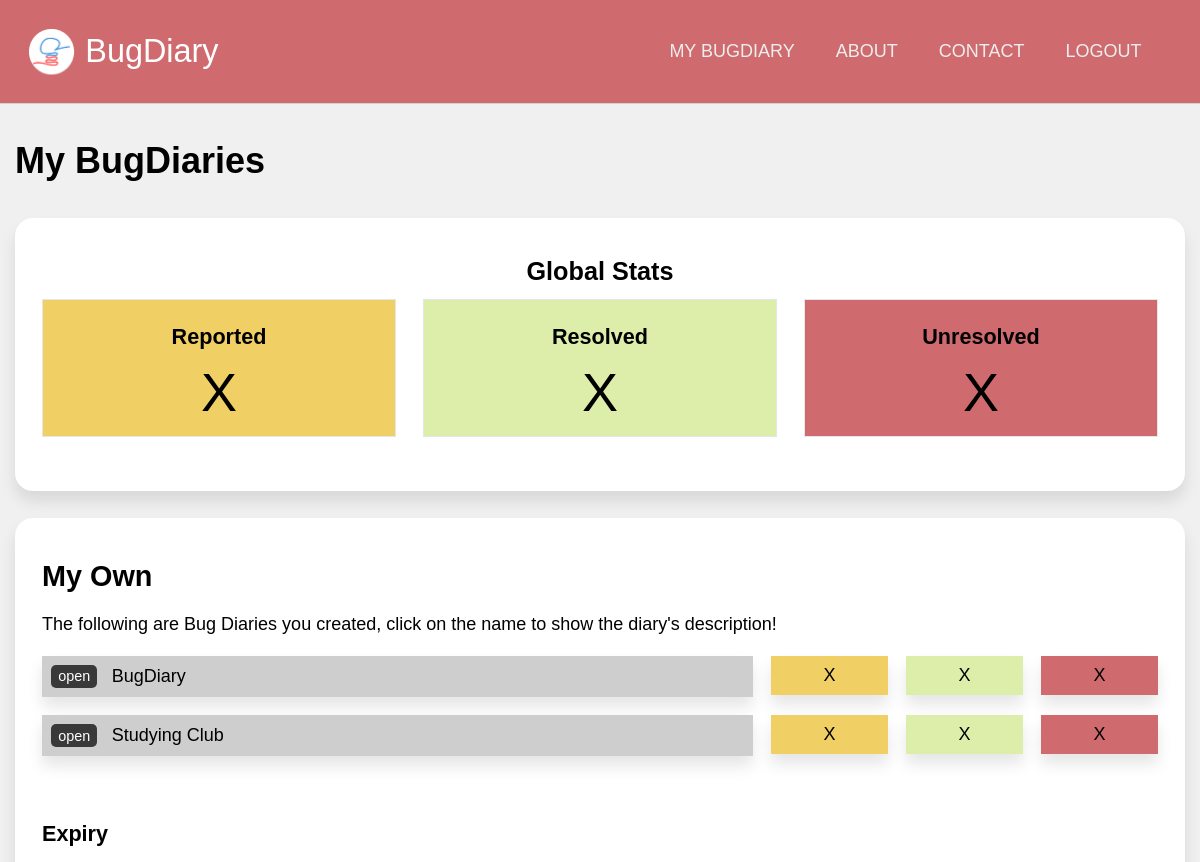
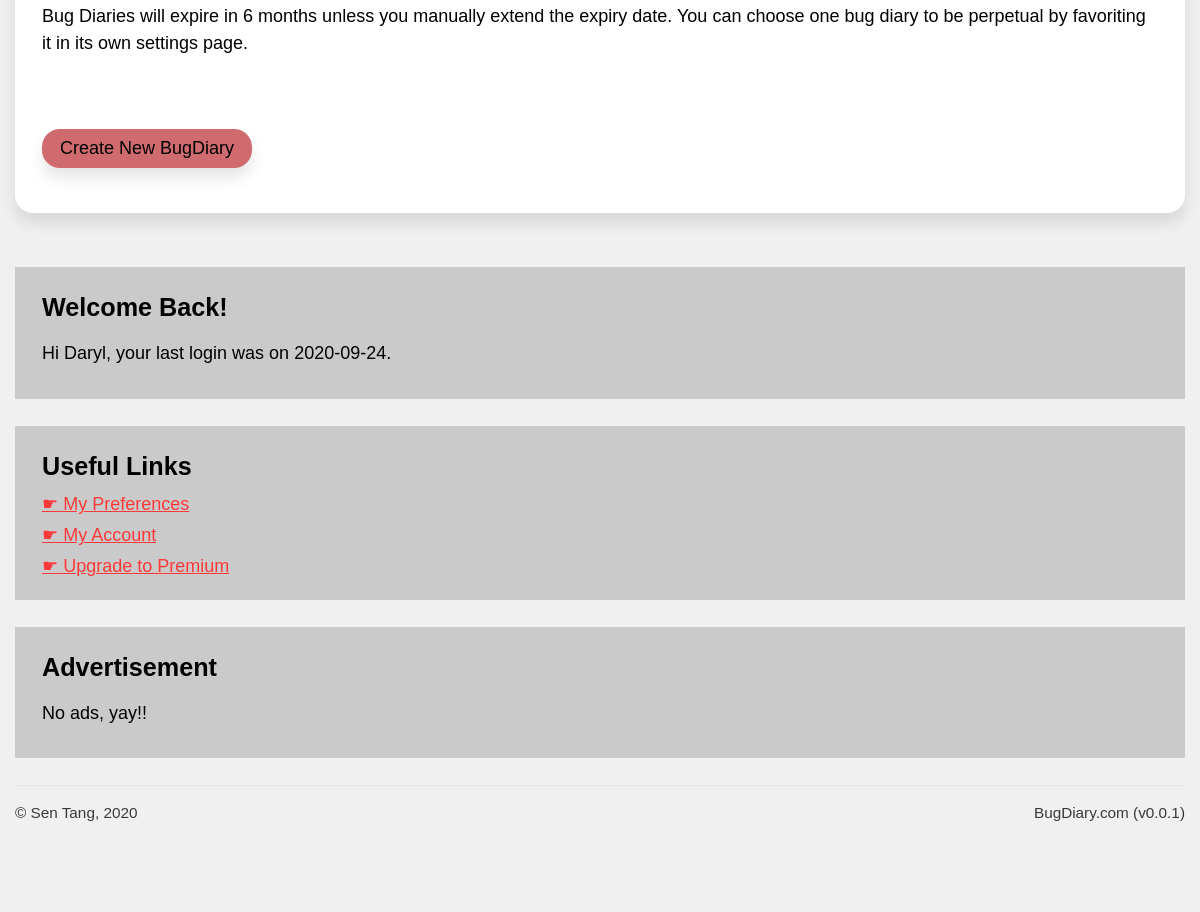
The app's page /users/dashboard (signed in) with its own data (2 pictures, top to bottom).
### application/models.py (models this page shows, shortened)
class Projects(db.Model):
    id  = db.Column(db.Integer, primary_key = True, nullable = False)
    url = db.Column(db.String(22), index = True, unique = True, nullable = False)
    name = db.Column(db.String(100), nullable = False)
    description = db.Column(db.Text, nullable = False)
    creation_date = db.Column(db.DateTime, index = True, nullable = False)
    expiry_date = db.Column(db.DateTime, index = True, nullable = False)
    status = db.Column(db.String(10), nullable = False)
    access_code = db.Column(db.String(50), nullable = True)
    owner = db.Column(db.Integer, db.ForeignKey('users.id')) #linked
    bugs = db.relationship('Bugs', backref = 'containing_project')
    locations = db.relationship('Project_bug_locations', backref = 'locations_in')
    types = db.relationship('Project_bug_types', backref = 'types_in')
    settings = db.relationship('Project_settings', backref = 'settings_for', uselist = False)
    blog_posts = db.relationship('Blog_posts', backref= 'post_target')

class Users(db.Model, UserMixin):
    id = db.Column(db.Integer, primary_key = True, nullable = False)
    display_name = db.Column(db.String(200), nullable = False)
    email = db.Column(db.String(200), index = True, unique = True, nullable = False)
    password = db.Column(db.String(200), nullable = False)
    bio = db.Column(db.Text, nullable = False)
    last_login = db.Column(db.DateTime, nullable = False)
    owned_projects = db.relationship('Projects', backref="project_owner")
    comments = db.relationship('Bug_comments', backref="comment_author")
    blog_posts = db.relationship('Blog_posts', backref="post_author")

### application/users/views.py (the view)
@users.route('/dashboard')
@login_required
def dashboard():
    return render_template('user_dash.html', user = current_user)

### application/models.py (called while the page is built)
@login_manager.user_loader
def load_user(user_id):
    return Users.query.get(user_id)

### application/users/templates/users/user_dash.html (shortened to what this page needs)
{% extends 'confined.html' %}
{% import 'macros.html' as macros %}
{% block main %}
<h1>My BugDiaries</h1>
<div class="main-aside">
    <main>
        <div class="bg-white rounded shadowed block text-centered">
            <h3>Global Stats</h3>
            <div class="block-comparison-3">
                <div class="comp1 text-centered lined bg-yellow">
                    <h4>Reported</h4>
                    <span class="bignum">X</span>
                </div>
                <div class="comp2 text-centered lined bg-green">
                    <h4>Resolved</h4>
                    <span class="bignum">X</span>
                </div>
                <div class="comp3 text-centered lined bg-red">
                    <h4>Unresolved</h4>
                    <span class="bignum">X</span>
                </div>
            </div>
        </div>
        <div class="bg-white rounded shadowed block">
            <h2>My Own</h2>
            <p>
                The following are Bug Diaries you created, click on the name to show the diary's description!
            </p>
            {% for project in user.owned_projects %}
            <div class="project-summary" onclick="toggleElement('sum-{{loop.index}}')">
                <div class="name shadowed">
                    <a href="{{ url_for('projects.dashboard', project_url = project.url) }}">open</a>{{ project.name }}
                </div>
                <div class="stats text-centered shadowed bg-yellow">
                    X
                </div>
                <div class="stats text-centered shadowed bg-green">
                    X
                </div>
                <div class="stats text-centered shadowed bg-red">
                    X
                </div>
            </div>
            {% endfor %}
            <div class="spacer-small"></div>
            <h4>Expiry</h4>
            <p>
                Bug Diaries will expire in 6 months unless you manually extend the expiry date. You can choose one bug diary to be perpetual by favoriting it in its own settings page.
            </p>
            <div class="spacer-small"></div>
            <a href="{{ url_for('projects.create') }}" class="button-primary rounded shadowed">
                Create New BugDiary
            </a>
        </div>
    </main>
    <aside>
        <div class="sidebar-block bg-gray">
            <h3>Welcome Back!</h3>
            <p>Hi {{ current_user.display_name }}, your last login was on {{ current_user.last_login.strftime('%Y-%m-%d') }}.</p>
        </div>
        <div class="sidebar-block bg-gray">
            <h3>Useful Links</h3>
            <a href="" class="navigation">My Preferences</a>
            <a href="" class="navigation">My Account</a>
            <a href="" class="navigation">Upgrade to Premium</a>
        </div>
        {{ macros.ad(medium) }}
    </aside>
</div>
{% endblock %}

### application/static/css/unilay5.css (style rules this page uses)
body { font-size: 18px; font-family: sans-serif; color: #000; margin: 0; padding: 0; background-color: #f0f0f0; }
p { line-height: 150%; }
main a.button-secondary, main a.button-primary { padding: 0.5em 1em; text-decoration: none; margin: 1em auto; display: inline-block; text-align: center; }
main a.button-primary { background-color: #cf6b6e; color: #000; }
a:link, a:visited { color: #ff3939; }
a.navigation { display: block; margin: 0.5em 0; }
a.navigation:before { content: "☛ "; }
h2, h3, h4, h5 { margin: 0.5em 0; }
h1 { color: inherit; font-size: 2em; margin: 1em 0; }
h2 { color: inherit; font-size: 1.6em; }
h3 { color: inherit; font-size: 1.4em; }
h4 { color: inherit; font-size: 1.2em; }
.block { padding: 1.5em; margin-bottom: 1.5em; }
.sidebar-block { padding: 0.75em 1.5em; margin-bottom: 1.5em; }
.block-comparison-3 { display: grid; grid-template-areas: "comp1 comp2 comp3"; grid-template-columns: 1fr 1fr 1fr; grid-gap: 1.5em; }
.block-comparison-3 .comp1 { grid-area: comp1; }
.block-comparison-3 .comp2 { grid-area: comp2; }
.block-comparison-3 .comp3 { grid-area: comp3; }
.block-comparison-3 .comp1, .block-comparison-3 .comp2, .block-comparison-3 .comp3 { padding: 0.75em; margin-bottom: 1.5em; }
.aside-main, .main-aside { display: grid; grid-gap: 1.5em; }
.aside-main main, .main-aside main { grid-area: main; }
.aside-main aside, .main-aside aside { grid-area: aside; }
.main-aside { grid-template-areas: "main aside"; grid-template-columns: auto 400px; }
@media screen and (max-width: 1200px) { .main-aside, .aside-main { grid-template-areas: "main" "aside"; grid-template-columns: auto; grid-template-rows: auto auto; } }
.spacer-small { padding-bottom: 2em; }
.lined { border: 1px solid #e6e6e6; }
.rounded { border-radius: 1em 1em 1em 1em; -moz-border-radius: 1em 1em 1em 1em; -webkit-border-radius: 1em 1em 1em 1em; }
.shadowed { -webkit-box-shadow: 0px 10px 15px 0px rgba(0, 0, 0, 0.1); -moz-box-shadow: 0px 10px 15px 0px rgba(0, 0, 0, 0.1); box-shadow: 0px 10px 15px 0px rgba(0, 0, 0, 0.1); }
.text-centered { text-align: center; }
.bg-white { background-color: #fff; }
.bg-green { background-color: #DDEDAA; }
.bg-red { background-color: #CF6B6E; }
.bg-yellow { background-color: #F0CF65; }
.bg-gray { background-color: #cacaca; }
.button-primary { background-color: #cf6b6e; color: #000; }

### application/static/css/custom.css (style rules this page uses)
.bignum { font-size: 3em; }
.project-summary, .bugs-table { display: flex; justify-content: space-between; gap: 1em; margin-bottom: 1em; align-items: flex-start; }
.project-summary .name { flex: 7; padding: 0.5em; background-color: #cecece; }
.project-summary .stats { flex: 1; padding: 0.5em; }
.project-summary .name a { display: inline-block; padding: 0.25em 0.5em; margin-right: 1em; background-color: #393939; text-decoration: none; color: #fff; border-radius: 5px; -moz-border-radius: 5px; -webkit-border-radius: 5px; font-size: 0.8em; }

### records on screen
Projects: name "BugDiary"
Projects: name "Studying Club"
Users: display_name "Daryl", last_login "2020-09-24"

### other values on screen
{{ version }} "0.0.1"
